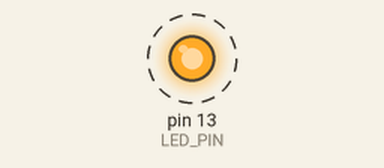
The sketch below on a simulated Arduino Uno, built with avr-gcc and run on an emulated ATmega328P. Shown: output pins drawn as LEDs (lit = HIGH). Dashed ring = blinking.

Above: at 0.2 s.
Timing chart, 0 to 3.0 s (numbered marks = the images above):
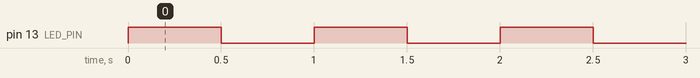

Measured:
- by itself, pin 13 (LED_PIN): alternates HIGH for 0.50 s and LOW for 0.50 s

The sketch:

01_led.ino
```cpp
#ifndef LED_BUILTIN
#define LED_BUILTIN 2
#endif

const int LED_PIN = LED_BUILTIN;

void setup() {
  pinMode(LED_PIN, OUTPUT);
}

void loop() {
  digitalWrite(LED_PIN, HIGH);
  delay(500);
  digitalWrite(LED_PIN, LOW);
  delay(500);
}
```
